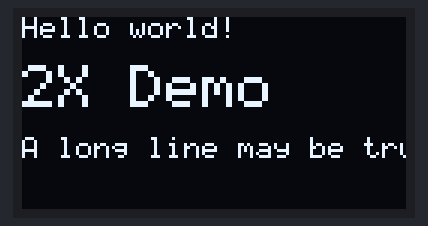
The sketch below on a simulated Arduino Uno, built with avr-gcc and run on an emulated ATmega328P. On the bench: 128×64 one-colour display.

Above: at 0.1 s.

The sketch:

ssd1306_ascii.ino
```cpp
#include <Wire.h>
#include "SSD1306Ascii.h"
#include "SSD1306AsciiWire.h"

// 0X3C+SA0 - 0x3C or 0x3D
#define I2C_ADDRESS 0x3C

// Define proper RST_PIN if required.
#define RST_PIN -1

SSD1306AsciiWire display;

//------------------------------------------------------------------------------
void setup() {
  // Initialize the I2C bus
  Wire.begin();
  // Optional: set a faster clock frequency
  // oled.set400kHz();

  // Initialize the display object
  // Use a display-specific type, e.g., &Adafruit128x64
  #if RST_PIN >= 0
    display.begin(&Adafruit128x64, I2C_ADDRESS, RST_PIN);
  #else
    display.begin(&Adafruit128x64, I2C_ADDRESS);
  #endif

  // Set the font (System5x7 is a common, built-in font)
  display.setFont(System5x7);

  // Clear the display buffer
  display.clear();

  // Print text to the display
  display.println("Hello world!");
  display.println(); // Newline

  // Demonstrate 2X size
  display.set2X();
  display.println("2X Demo");
  display.set1X(); // Reset to normal size
  display.println();

  // Print a long line to show truncation
  display.println("A long line may be truncated to fit the screen width.");
}

//------------------------------------------------------------------------------
void loop() {
  // Main loop can be used for updates or animation
}
```
